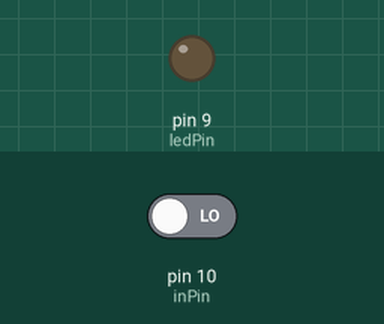
Bench run of a sketch on a simulated Arduino Uno, built with avr-gcc and run on an emulated ATmega328P. On the bench: output pins drawn as LEDs (lit = HIGH). The test bench sets the inputs (shaded band); at power-on: pin 10 (inPin) LOW.

Above: at 1.2 s.
1.3 s: pin 10 (inPin) driven HIGH
At 1.7 s:
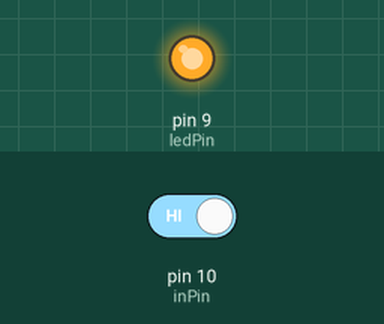
2.8 s: pin 10 (inPin) driven LOW
At 4.0 s:
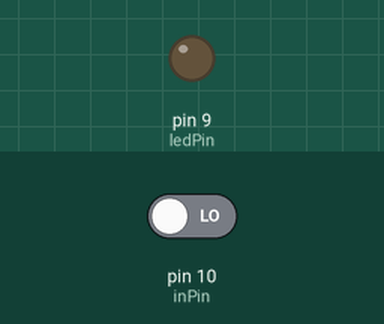
Timing chart, 0 to 5.8 s (numbered marks = the images above; inputs shaded):
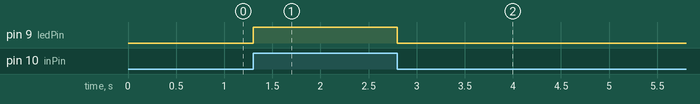

Measured:
- after the input at 1.3 s, pin 9 (ledPin): LOW → HIGH at once
- after the input at 2.8 s, pin 9 (ledPin): HIGH → LOW at once

The sketch:

ejercicio4.ino
```cpp
/* Pulsador
* Detecta si el botón ha sido presionado o no
* y enciende el LED en consecuencia.
*/
int ledPin = 9; // PIN del LED
int inPin = 10; // PIN del pulsador
int value = 0; // Valor del pulsador
void setup() {
pinMode(ledPin, OUTPUT); // Inicializa el pin 9 como salida digital
pinMode(inPin, INPUT); // Inicializa el pin 10 como entrada digital
}
void loop() {
value = digitalRead(inPin); // Lee el valor de la entrada digital
digitalWrite(ledPin, value);
}
```
